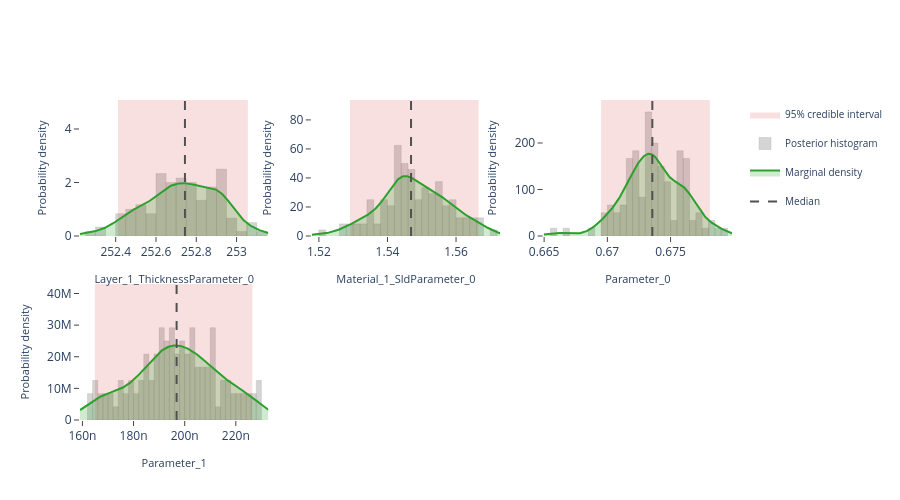

Here is the notebook cell this chart was saved with:
### Markdown cell above
## Interactive posterior plots

The next three cells render the same Plotly figures that are shown on the
Bayesian Posterior tab of the EasyReflectometryApp:

* **Marginals** — per-parameter distribution: histogram + smooth KDE marginal,
  shaded 95% credible interval, and median / best-sample lines
  (`plot_distribution` or `posterior.distribution()`)
* **Corner plot** — pairwise marginals + 2-D contours + scatter (`plot_corner`)
* **Traces** — per-chain trace + marginal histogram (`plot_trace`)

The standalone helpers are called with ``return_figure=True`` so they return a
Plotly ``Figure`` that we render in the notebook with ``fig.show()``; the
``PosteriorResults`` methods return the figure directly.

### Code cell
# ---- Marginal posterior distributions ---------------------------------------
# One panel per free parameter, each overlaying the posterior histogram, a
# smooth Gaussian-KDE marginal, the shaded 95% credible interval, and the
# median / best-sample reference lines.  Mirrors the "Marginals" sub-tab in
# the EasyReflectometryApp.

# The PosteriorResults method passes ``logp`` through automatically so the
# best posterior sample (MAP) line is drawn:
fig = posterior.distribution()
fig.show()

# Standalone equivalent (pass ``logp`` to get the best-sample line):
# fig = plot_distribution(
#     posterior.draws,
#     posterior.param_names,
#     logp=posterior.logp,
#     return_figure=True,
# )
# fig.show()

### Figure 1 — Plotly figure (JSON) as saved in the notebook; plotly's stock layout.template omitted (floating-point values rounded to 4 significant figures; data arrays with more than 128 entries replaced by an {"elided": "..."} marker saying what was removed)
{"data": [{"fill": "toself", "fillcolor": "rgba(214, 39, 40, 0.14)", "hoverinfo": "skip", "legendgroup": "95% credible interval", "line": {"color": "rgba(214, 39, 40, 0.14)", "width": 0}, "mode": "lines", "name": "95% credible interval", "showlegend": true, "type": "scatter", "x": [252.4, 253.1, 253.1, 252.4, 252.4], "xaxis": "x", "y": [0.0, 0.0, 5.084, 5.084, 0.0], "yaxis": "y"}, {"histnorm": "probability density", "hovertemplate": "sample=%{x:.4f}<br>density: %{y:.2f}<extra></extra>", "legendgroup": "histogram", "marker": {"color": "rgba(120, 120, 120, 0.38)", "line": {"color": "rgba(120, 120, 120, 0.24)", "width": 1}}, "name": "Posterior histogram", "nbinsx": 40, "opacity": 0.82, "showlegend": true, "type": "histogram", "x": [252.6, 252.8, 252.6, 252.7, 252.5, 252.7, 252.4, 252.6, 252.3, 252.8, 252.7, 252.8, 252.9, 252.9, 252.7, 252.8, 252.8, 252.9, 252.5, 252.8, 252.9, 252.7, 253.0, 252.8, 252.6, 252.6, 252.9, 252.7, 252.7, 252.7, 252.4, 252.4, 252.7, 252.7, 252.6, 252.9, 252.6, 252.7, 252.9, 253.1, 252.5, 252.8, 252.7, 253.0, 252.6, 252.9, 252.4, 252.6, 252.6, 252.9, 252.5, 252.5, 252.9, 252.8, 253.1, 252.6, 252.9, 252.7, 252.6, 252.7, 252.3, 252.9, 252.8, 252.9, 252.8, 252.6, 252.9, 252.7, 252.5, 252.7, 252.6, 252.6, 252.8, 253.0, 252.8, 252.9, 252.9, 252.7, 252.9, 252.8, 252.7, 252.7, 253.1, 252.8, 252.5, 253.1, 252.8, 252.7, 252.8, 252.9, 252.6, 252.9, 252.6, 252.8, 252.8, 253.0, 252.5, 252.6, 252.5, 252.9, 252.9, 252.7, 252.5, 252.7, 252.5, 252.9, 253.0, 252.9, 252.6, 252.5, 252.7, 252.3, 252.8, 252.4, 252.7, 252.9, 252.9, 252.7, 252.5, 252.9], "xaxis": "x", "yaxis": "y"}, {"fill": "tozeroy", "fillcolor": "rgba(44, 160, 44, 0.22)", "hovertemplate": "Layer_1_ThicknessParameter_0: %{x:.4f}<br>density: %{y:.4f}<extra></extra>", "legendgroup": "marginal", "line": {"color": "rgb(44, 160, 44)", "width": 2}, "mode": "lines", "name": "Marginal density", "showlegend": true, "type": "scatter", "x": {"elided": "256 float values"}, "xaxis": "x", "y": {"elided": "256 float values"}, "yaxis": "y"}, {"hovertemplate": "Median: %{x:.4f}<extra></extra>", "legendgroup": "Median", "line": {"color": "rgb(80, 80, 80)", "dash": "dash", "width": 2}, "mode": "lines", "name": "Median", "showlegend": true, "type": "scatter", "x": [252.7, 252.7], "xaxis": "x", "y": [0.0, 5.084], "yaxis": "y"}, {"fill": "toself", "fillcolor": "rgba(214, 39, 40, 0.14)", "hoverinfo": "skip", "legendgroup": "95% credible interval", "line": {"color": "rgba(214, 39, 40, 0.14)", "width": 0}, "mode": "lines", "name": "95% credible interval", "showlegend": false, "type": "scatter", "x": [1.529, 1.567, 1.567, 1.529, 1.529], "xaxis": "x2", "y": [0.0, 0.0, 93.72, 93.72, 0.0], "yaxis": "y2"}, {"histnorm": "probability density", "hovertemplate": "sample=%{x:.4f}<br>density: %{y:.2f}<extra></extra>", "legendgroup": "histogram", "marker": {"color": "rgba(120, 120, 120, 0.38)", "line": {"color": "rgba(120, 120, 120, 0.24)", "width": 1}}, "name": "Posterior histogram", "nbinsx": 40, "opacity": 0.82, "showlegend": false, "type": "histogram", "x": [1.552, 1.54, 1.55, 1.555, 1.546, 1.564, 1.529, 1.543, 1.551, 1.52, 1.544, 1.549, 1.551, 1.559, 1.53, 1.546, 1.534, 1.548, 1.546, 1.547, 1.55, 1.561, 1.555, 1.565, 1.559, 1.538, 1.543, 1.555, 1.541, 1.557, 1.532, 1.543, 1.543, 1.551, 1.547, 1.552, 1.53, 1.538, 1.555, 1.543, 1.543, 1.54, 1.559, 1.539, 1.549, 1.56, 1.559, 1.543, 1.552, 1.538, 1.543, 1.542, 1.551, 1.557, 1.544, 1.549, 1.536, 1.559, 1.555, 1.544, 1.552, 1.547, 1.544, 1.553, 1.547, 1.545, 1.546, 1.555, 1.546, 1.545, 1.545, 1.552, 1.541, 1.552, 1.542, 1.552, 1.563, 1.544, 1.567, 1.564, 1.534, 1.541, 1.545, 1.548, 1.57, 1.561, 1.562, 1.557, 1.535, 1.527, 1.535, 1.547, 1.542, 1.542, 1.544, 1.555, 1.533, 1.555, 1.546, 1.554, 1.539, 1.543, 1.535, 1.566, 1.552, 1.544, 1.546, 1.558, 1.567, 1.533, 1.553, 1.557, 1.548, 1.528, 1.539, 1.553, 1.547, 1.542, 1.561, 1.567], "xaxis": "x2", "yaxis": "y2"}, {"fill": "tozeroy", "fillcolor": "rgba(44, 160, 44, 0.22)", "hovertemplate": "Material_1_SldParameter_0: %{x:.4f}<br>density: %{y:.4f}<extra></extra>", "legendgroup": "marginal", "line": {"color": "rgb(44, 160, 44)", "width": 2}, "mode": "lines", "name": "Marginal density", "showlegend": false, "type": "scatter", "x": {"elided": "256 float values"}, "xaxis": "x2", "y": {"elided": "256 float values"}, "yaxis": "y2"}, {"hovertemplate": "Median: %{x:.4f}<extra></extra>", "legendgroup": "Median", "line": {"color": "rgb(80, 80, 80)", "dash": "dash", "width": 2}, "mode": "lines", "name": "Median", "showlegend": false, "type": "scatter", "x": [1.547, 1.547], "xaxis": "x2", "y": [0.0, 93.72], "yaxis": "y2"}, {"fill": "toself", "fillcolor": "rgba(214, 39, 40, 0.14)", "hoverinfo": "skip", "legendgroup": "95% credible interval", "line": {"color": "rgba(214, 39, 40, 0.14)", "width": 0}, "mode": "lines", "name": "95% credible interval", "showlegend": false, "type": "scatter", "x": [0.6695, 0.6781, 0.6781, 0.6695, 0.6695], "xaxis": "x3", "y": [0.0, 0.0, 292.4, 292.4, 0.0], "yaxis": "y3"}, {"histnorm": "probability density", "hovertemplate": "sample=%{x:.4f}<br>density: %{y:.2f}<extra></extra>", "legendgroup": "histogram", "marker": {"color": "rgba(120, 120, 120, 0.38)", "line": {"color": "rgba(120, 120, 120, 0.24)", "width": 1}}, "name": "Posterior histogram", "nbinsx": 40, "opacity": 0.82, "showlegend": false, "type": "histogram", "x": [0.6755, 0.673, 0.6765, 0.6735, 0.6732, 0.6764, 0.6705, 0.6719, 0.6771, 0.67, 0.6724, 0.673, 0.6732, 0.6731, 0.6739, 0.6719, 0.6656, 0.6733, 0.6735, 0.6739, 0.6746, 0.674, 0.6749, 0.6759, 0.676, 0.6745, 0.6716, 0.6737, 0.6743, 0.6777, 0.6736, 0.6723, 0.6724, 0.6746, 0.6732, 0.6756, 0.6729, 0.6737, 0.6756, 0.6711, 0.6759, 0.673, 0.6761, 0.6712, 0.6708, 0.6761, 0.6775, 0.6719, 0.6726, 0.6711, 0.6737, 0.6749, 0.6732, 0.6719, 0.6698, 0.6746, 0.6666, 0.6757, 0.6756, 0.6721, 0.6763, 0.6712, 0.6754, 0.6765, 0.6718, 0.6762, 0.6722, 0.6737, 0.6732, 0.6735, 0.6732, 0.6716, 0.6733, 0.6761, 0.6723, 0.6756, 0.6741, 0.6725, 0.6758, 0.6782, 0.6687, 0.6728, 0.6743, 0.6721, 0.6786, 0.6764, 0.6774, 0.6792, 0.6739, 0.6696, 0.6705, 0.6741, 0.6733, 0.6719, 0.6721, 0.6747, 0.6695, 0.6755, 0.6743, 0.6736, 0.6739, 0.6757, 0.6703, 0.6781, 0.6738, 0.672, 0.673, 0.6764, 0.6728, 0.6701, 0.672, 0.6743, 0.6725, 0.6707, 0.6742, 0.6741, 0.6733, 0.6718, 0.6764, 0.6769], "xaxis": "x3", "yaxis": "y3"}, {"fill": "tozeroy", "fillcolor": "rgba(44, 160, 44, 0.22)", "hovertemplate": "Parameter_0: %{x:.4f}<br>density: %{y:.4f}<extra></extra>", "legendgroup": "marginal", "line": {"color": "rgb(44, 160, 44)", "width": 2}, "mode": "lines", "name": "Marginal density", "showlegend": false, "type": "scatter", "x": {"elided": "256 float values"}, "xaxis": "x3", "y": {"elided": "256 float values"}, "yaxis": "y3"}, {"hovertemplate": "Median: %{x:.4f}<extra></extra>", "legendgroup": "Median", "line": {"color": "rgb(80, 80, 80)", "dash": "dash", "width": 2}, "mode": "lines", "name": "Median", "showlegend": false, "type": "scatter", "x": [0.6736, 0.6736], "xaxis": "x3", "y": [0.0, 292.4], "yaxis": "y3"}, {"fill": "toself", "fillcolor": "rgba(214, 39, 40, 0.14)", "hoverinfo": "skip", "legendgroup": "95% credible interval", "line": {"color": "rgba(214, 39, 40, 0.14)", "width": 0}, "mode": "lines", "name": "95% credible interval", "showlegend": false, "type": "scatter", "x": [1.649e-07, 2.264e-07, 2.264e-07, 1.649e-07, 1.649e-07], "xaxis": "x4", "y": [0.0, 0.0, 43000000.0, 43000000.0, 0.0], "yaxis": "y4"}, {"histnorm": "probability density", "hovertemplate": "sample=%{x:.4f}<br>density: %{y:.2f}<extra></extra>", "legendgroup": "histogram", "marker": {"color": "rgba(120, 120, 120, 0.38)", "line": {"color": "rgba(120, 120, 120, 0.24)", "width": 1}}, "name": "Posterior histogram", "nbinsx": 40, "opacity": 0.82, "showlegend": false, "type": "histogram", "x": [2.035e-07, 1.906e-07, 2.063e-07, 2.228e-07, 1.789e-07, 2.159e-07, 2.022e-07, 2.118e-07, 1.687e-07, 1.932e-07, 2.109e-07, 2.124e-07, 2.069e-07, 1.963e-07, 1.9e-07, 2.282e-07, 2.116e-07, 2.177e-07, 1.663e-07, 2.081e-07, 1.791e-07, 1.975e-07, 2.202e-07, 1.96e-07, 2.01e-07, 1.923e-07, 2.001e-07, 1.914e-07, 1.649e-07, 2.247e-07, 1.942e-07, 1.71e-07, 2.036e-07, 2.019e-07, 1.769e-07, 1.862e-07, 1.635e-07, 1.854e-07, 1.988e-07, 1.833e-07, 1.985e-07, 1.906e-07, 1.979e-07, 1.954e-07, 1.974e-07, 2.016e-07, 1.898e-07, 2.118e-07, 1.921e-07, 2.154e-07, 2.256e-07, 2.077e-07, 2.069e-07, 1.987e-07, 1.944e-07, 1.906e-07, 2.118e-07, 2.261e-07, 2.049e-07, 2.092e-07, 2.294e-07, 1.797e-07, 1.926e-07, 2.033e-07, 1.854e-07, 1.991e-07, 1.849e-07, 1.914e-07, 2.085e-07, 1.624e-07, 2.217e-07, 1.811e-07, 1.656e-07, 1.764e-07, 2.196e-07, 1.862e-07, 1.935e-07, 1.757e-07, 2.159e-07, 1.749e-07, 2.168e-07, 1.684e-07, 1.961e-07, 2.283e-07, 1.908e-07, 1.865e-07, 1.993e-07, 1.894e-07, 1.959e-07, 2.181e-07, 1.676e-07, 1.911e-07, 2.046e-07, 2e-07, 1.84e-07, 1.838e-07, 2.034e-07, 2.042e-07, 2.048e-07, 1.844e-07, 2.036e-07, 2.112e-07, 1.944e-07, 2.034e-07, 2.116e-07, 1.722e-07, 1.896e-07, 1.945e-07, 2.228e-07, 2.092e-07, 2.264e-07, 2.015e-07, 1.884e-07, 1.934e-07, 2.174e-07, 1.646e-07, 1.847e-07, 1.741e-07, 1.808e-07, 1.702e-07], "xaxis": "x4", "yaxis": "y4"}, {"fill": "tozeroy", "fillcolor": "rgba(44, 160, 44, 0.22)", "hovertemplate": "Parameter_1: %{x:.4f}<br>density: %{y:.4f}<extra></extra>", "legendgroup": "marginal", "line": {"color": "rgb(44, 160, 44)", "width": 2}, "mode": "lines", "name": "Marginal density", "showlegend": false, "type": "scatter", "x": {"elided": "256 float values"}, "xaxis": "x4", "y": {"elided": "256 float values"}, "yaxis": "y4"}, {"hovertemplate": "Median: %{x:.4f}<extra></extra>", "legendgroup": "Median", "line": {"color": "rgb(80, 80, 80)", "dash": "dash", "width": 2}, "mode": "lines", "name": "Median", "showlegend": false, "type": "scatter", "x": [1.968e-07, 1.968e-07], "xaxis": "x4", "y": [0.0, 43000000.0], "yaxis": "y4"}], "layout": {"barmode": "overlay", "height": 500, "legend": {"font": {"size": 10}}, "plot_bgcolor": "white", "showlegend": true, "xaxis": {"anchor": "y", "domain": [0.0, 0.2889], "range": [252.2, 253.2], "showgrid": false, "ticks": "outside", "title": {"font": {"size": 11}, "text": "Layer_1_ThicknessParameter_0"}, "zeroline": false}, "xaxis2": {"anchor": "y2", "domain": [0.3556, 0.6444], "range": [1.518, 1.573], "showgrid": false, "ticks": "outside", "title": {"font": {"size": 11}, "text": "Material_1_SldParameter_0"}, "zeroline": false}, "xaxis3": {"anchor": "y3", "domain": [0.7111, 1.0], "range": [0.665, 0.6799], "showgrid": false, "ticks": "outside", "title": {"font": {"size": 11}, "text": "Parameter_0"}, "zeroline": false}, "xaxis4": {"anchor": "y4", "domain": [0.0, 0.2889], "range": [1.591e-07, 2.327e-07], "showgrid": false, "ticks": "outside", "title": {"font": {"size": 11}, "text": "Parameter_1"}, "zeroline": false}, "xaxis5": {"anchor": "y5", "domain": [0.3556, 0.6444], "showgrid": false, "ticks": "outside", "zeroline": false}, "xaxis6": {"anchor": "y6", "domain": [0.7111, 1.0], "showgrid": false, "ticks": "outside", "zeroline": false}, "yaxis": {"anchor": "x", "domain": [0.575, 1.0], "range": [0.0, 5.084], "showgrid": false, "ticks": "outside", "title": {"font": {"size": 11}, "text": "Probability density"}, "zeroline": false}, "yaxis2": {"anchor": "x2", "domain": [0.575, 1.0], "range": [0.0, 93.72], "showgrid": false, "ticks": "outside", "title": {"font": {"size": 11}, "text": "Probability density"}, "zeroline": false}, "yaxis3": {"anchor": "x3", "domain": [0.575, 1.0], "range": [0.0, 292.4], "showgrid": false, "ticks": "outside", "title": {"font": {"size": 11}, "text": "Probability density"}, "zeroline": false}, "yaxis4": {"anchor": "x4", "domain": [0.0, 0.425], "range": [0.0, 43000000.0], "showgrid": false, "ticks": "outside", "title": {"font": {"size": 11}, "text": "Probability density"}, "zeroline": false}, "yaxis5": {"anchor": "x5", "domain": [0.0, 0.425], "showgrid": false, "ticks": "outside", "zeroline": false}, "yaxis6": {"anchor": "x6", "domain": [0.0, 0.425], "showgrid": false, "ticks": "outside", "zeroline": false}}}
